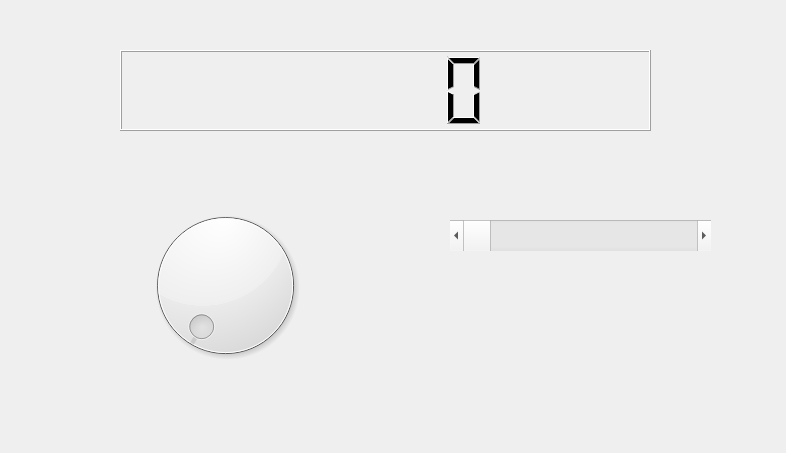
<?xml version="1.0" encoding="UTF-8"?>
<ui version="4.0">
 <class>Widget</class>
 <widget class="QWidget" name="Widget">
  <property name="geometry">
   <rect>
    <x>0</x>
    <y>0</y>
    <width>786</width>
    <height>453</height>
   </rect>
  </property>
  <property name="windowTitle">
   <string>Widget</string>
  </property>
  <widget class="QLCDNumber" name="lcdNumber">
   <property name="geometry">
    <rect>
     <x>120</x>
     <y>50</y>
     <width>531</width>
     <height>81</height>
    </rect>
   </property>
  </widget>
  <widget class="QDial" name="dial">
   <property name="geometry">
    <rect>
     <x>130</x>
     <y>200</y>
     <width>191</width>
     <height>171</height>
    </rect>
   </property>
  </widget>
  <widget class="QScrollBar" name="horizontalScrollBar">
   <property name="geometry">
    <rect>
     <x>450</x>
     <y>220</y>
     <width>261</width>
     <height>31</height>
    </rect>
   </property>
   <property name="orientation">
    <enum>Qt::Horizontal</enum>
   </property>
  </widget>
 </widget>
 <layoutdefault spacing="6" margin="11"/>
 <resources/>
 <connections>
  <connection>
   <sender>dial</sender>
   <signal>valueChanged(int)</signal>
   <receiver>lcdNumber</receiver>
   <slot>display(int)</slot>
   <hints>
    <hint type="sourcelabel">
     <x>225</x>
     <y>285</y>
    </hint>
    <hint type="destinationlabel">
     <x>385</x>
     <y>90</y>
    </hint>
   </hints>
  </connection>
  <connection>
   <sender>dial</sender>
   <signal>valueChanged(int)</signal>
   <receiver>horizontalScrollBar</receiver>
   <slot>setValue(int)</slot>
   <hints>
    <hint type="sourcelabel">
     <x>225</x>
     <y>285</y>
    </hint>
    <hint type="destinationlabel">
     <x>580</x>
     <y>235</y>
    </hint>
   </hints>
  </connection>
  <connection>
   <sender>horizontalScrollBar</sender>
   <signal>valueChanged(int)</signal>
   <receiver>lcdNumber</receiver>
   <slot>display(int)</slot>
   <hints>
    <hint type="sourcelabel">
     <x>580</x>
     <y>235</y>
    </hint>
    <hint type="destinationlabel">
     <x>385</x>
     <y>90</y>
    </hint>
   </hints>
  </connection>
  <connection>
   <sender>horizontalScrollBar</sender>
   <signal>valueChanged(int)</signal>
   <receiver>dial</receiver>
   <slot>setValue(int)</slot>
   <hints>
    <hint type="sourcelabel">
     <x>580</x>
     <y>235</y>
    </hint>
    <hint type="destinationlabel">
     <x>225</x>
     <y>285</y>
    </hint>
   </hints>
  </connection>
 </connections>
</ui>
